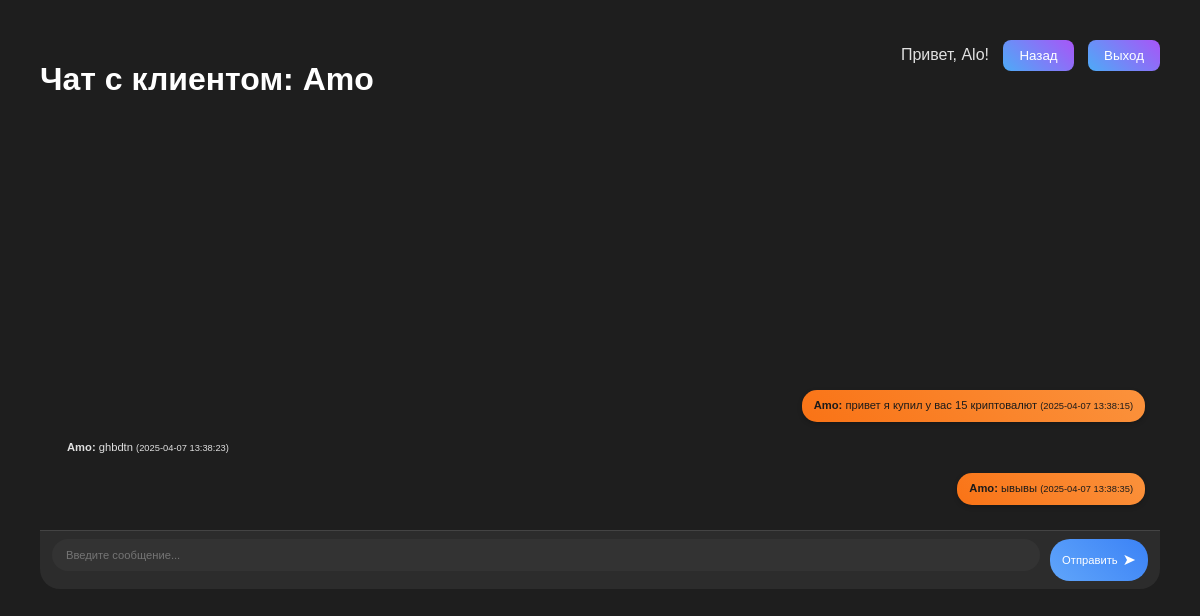
The page /helper_chat.php?user_id=9 (signed in) on the database its author committed.
### tables this page shows
CREATE TABLE IF NOT EXISTS `users` (
  `id` int NOT NULL AUTO_INCREMENT,
  `username` varchar(50) NOT NULL,
  `password` varchar(255) NOT NULL,
  `role` varchar(50) NOT NULL DEFAULT 'user',
  PRIMARY KEY (`id`)
);

CREATE TABLE IF NOT EXISTS `chat_messages` (
  `id` int NOT NULL AUTO_INCREMENT,
  `user_id` int NOT NULL,
  `message` text NOT NULL,
  `chat_type` enum('crypto','support') NOT NULL,
  `sender` enum('user','moderator','helper') NOT NULL,
  `created_at` timestamp NULL DEFAULT CURRENT_TIMESTAMP,
  `session_active` tinyint(1) DEFAULT '1',
  `session_id` int NOT NULL DEFAULT '1',
  PRIMARY KEY (`id`),
  KEY `user_id` (`user_id`)
);

### helper_chat.php (the view, shortened to what this page needs)
<?php
require 'config.php';
$user_id = $_GET['user_id'];
$clientStmt = $conn->prepare("SELECT username FROM users WHERE id = :user_id");
$clientStmt->bindParam(':user_id', $user_id);
$clientStmt->execute();
$client = $clientStmt->fetch(PDO::FETCH_ASSOC);
$sessionStmt = $conn->prepare("SELECT session_id FROM chat_messages WHERE user_id = :user_id AND chat_type = 'support' AND session_active = 1 ORDER BY created_at DESC LIMIT 1");
$sessionStmt->bindParam(':user_id', $user_id);
$sessionStmt->execute();
$session = $sessionStmt->fetch(PDO::FETCH_ASSOC);
$current_session_id = $session ? $session['session_id'] : null;
$session_id_to_use = $current_session_id ?? 1;
$messagesStmt = $conn->prepare("SELECT cm.id, cm.message, cm.sender, cm.created_at, u.username
                               FROM chat_messages cm
                               JOIN users u ON cm.user_id = u.id
                               WHERE cm.chat_type = 'support' AND cm.user_id = :user_id AND cm.session_id = :session_id
                               ORDER BY cm.created_at ASC");
$messagesStmt->bindParam(':user_id', $user_id);
$messagesStmt->bindParam(':session_id', $session_id_to_use);
$messagesStmt->execute();
$messages = $messagesStmt->fetchAll(PDO::FETCH_ASSOC);
?>
<!DOCTYPE html>
<html lang="ru">
<head>
    <link rel="stylesheet" href="styles.css">
</head>
<body>
    <div class="container">
        <div class="auth-buttons">
            <span>Привет, <?php echo htmlspecialchars($_SESSION['username']); ?>!</span>
            <a href="helper_panel.php"><button>Назад</button></a>
            <a href="index.php?logout=true"><button>Выход</button></a>
        </div>
        <h1>Чат с клиентом: <?php echo htmlspecialchars($client['username']); ?></h1>
        <div class="chat-body" id="chat-body">
            <div class="chat-messages" id="chat-messages">
                <?php foreach ($messages as $msg): ?>
                    <div class="chat-message <?php echo $msg['sender'] === 'user' ? 'user' : 'helper'; ?>" data-message-id="<?php echo $msg['id']; ?>">
                        <strong><?php echo htmlspecialchars($msg['username']); ?>:</strong>
                        <?php echo htmlspecialchars($msg['message']); ?>
                        <small>(<?php echo $msg['created_at']; ?>)</small>
                    </div>
                <?php endforeach; ?>
            </div>
        </div>
        <form method="post" class="chat-input">
            <input type="text" name="message" placeholder="Введите сообщение..." required>
            <button type="submit" name="send_message">Отправить</button>
        </form>
    </div>
</body>
</html>

### styles.css (style rules this page uses)
body { font-family: 'Poppins', sans-serif; background-color: #1e1e1e; color: #e0e0e0; margin: 0; padding: 20px; }
.container { max-width: 1200px; margin: 0 auto; padding: 20px; position: relative; }
h1, h2, h3 { color: #ffffff; }
button { background: linear-gradient(45deg, #4dabf7, #a855f7); color: #fff; border: none; padding: 8px 16px; border-radius: 8px; cursor: pointer; transition: transform 0.3s ease, box-shadow 0.3s ease; font-weight: 500; }
input, select { background-color: #333; color: #e0e0e0; border: 2px solid transparent; padding: 10px; border-radius: 8px; margin-bottom: 10px; width: 100%; box-sizing: border-box; transition: border 0.3s ease; }
.auth-buttons { position: absolute; top: 20px; right: 20px; }
.auth-buttons button { margin-left: 10px; }
.chat-body { padding: 15px; overflow-y: auto; height: calc(500px - 120px); display: flex; flex-direction: column; }
.chat-messages { flex-grow: 1; display: flex; flex-direction: column; justify-content: flex-end; }
.chat-message { padding: 8px 12px; border-radius: 15px; max-width: 75%; margin-bottom: 10px; font-size: 11.2px; line-height: 1.4; animation: slideIn 0.5s ease forwards; opacity: 0; }
.chat-message.user { background: linear-gradient(45deg, #f97316, #fb923c); align-self: flex-end; color: #1a1a1a; box-shadow: 0 2px 5px rgba(0, 0, 0, 0.2); }
.chat-input { display: flex; padding: 8px 12px; border-top: 1px solid #444; background: #2c2c2c; border-bottom-left-radius: 20px; border-bottom-right-radius: 20px; }
.chat-input input { flex-grow: 1; border: 2px solid transparent; background: #333; color: #e0e0e0; padding: 8px 12px; border-radius: 20px; font-size: 11.2px; transition: border 0.3s ease; }
.chat-input button { margin-left: 10px; background: linear-gradient(45deg, #60a5fa, #3b82f6); color: #fff; padding: 8px 12px; border-radius: 20px; font-size: 11.2px; display: flex; align-items: center; gap: 5px; transition: transform 0.3s ease, box-shadow 0.3s ease; }
.chat-input button::after { content: '➤'; font-size: 16px; }

### rows shown on the page
users: username "Amo"
chat_messages: user.username "Amo", message "привет я купил у вас 15 криптовалют", created_at "2025-04-07 13:38:15"
chat_messages: user.username "Amo", message "ghbdtn", created_at "2025-04-07 13:38:23"
chat_messages: user.username "Amo", message "ывывы", created_at "2025-04-07 13:38:35"

### other values the page prints
$_SESSION['username'] "Alo"
